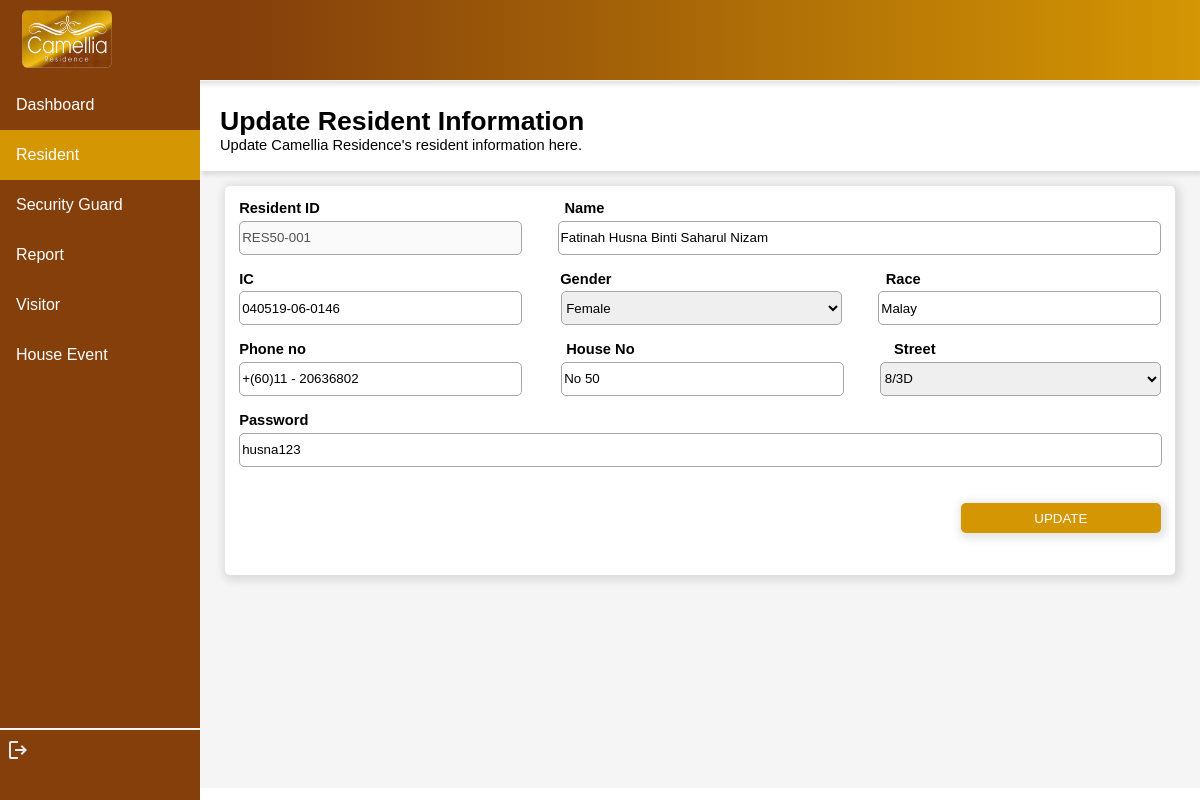
Screenshot of /camelliaresidence/adminresident/updateresident/AD-01/RES50-001 with the database file from the repository.
### residentialvisitor/models.py (models this page shows)
class Resident(models.Model):
    resID = models.CharField(max_length=10, primary_key=True)
    resName = models.TextField(max_length=255)
    resIC = models.CharField(max_length=14)
    resGender = models.TextField(max_length=6)
    resRace = models.TextField(max_length=20)
    resPhoneno = models.CharField(max_length=20)
    houseNo = models.CharField(max_length=6)
    street = models.CharField(max_length=30)
    address = models.CharField(max_length=255)
    resPassword = models.CharField(max_length=10)

### residentialvisitor/views.py (the view, shortened to what this page needs)
# urls.py: path('adminresident/updateresident/<str:adminID>/<str:resID>', views.adminupdate_resident, name='adminupdate_resident'),
def adminupdate_resident(request, adminID, resID):
    if request.method == "GET":
        myadmin = Admin.objects.get(adminID=adminID)
        myresident = Resident.objects.get(resID=resID)
        dict = {
            'myadmin':myadmin,
            'myresident':myresident
        }
        return render(request, 'adminupdate_resident.html', dict)

### residentialvisitor/templates/adminupdate_resident.html (shortened to what this page needs)
<!DOCTYPE html>
<html lang="en">
<head>
</head>
<body>
    {% load static %}
    <header>
        <img src="{% static 'logo.png' %}" alt="" width="90px" height="58px" style="float: left; margin-left: 1%;">
    </header>
    <div class="sidenav">
        <div class="sidenav">
            <a href="{% url 'admin_dashboard' myadmin.adminID %}" id="page">Dashboard</a>
            <a href="{% url 'admin_resident' myadmin.adminID %}" class="active" id="page">Resident</a>
            <a href="{% url 'admin_guard' myadmin.adminID %}" id="page">Security Guard</a>
            <a href="{% url 'admin_report' myadmin.adminID %}" id="page">Report</a>
            <a href="{% url 'admin_visitor' myadmin.adminID %}" id="page">Visitor</a>
            <a href="{% url 'admin_event' myadmin.adminID %}" id="page">House Event</a>
            <br>
            <hr>
            <a href="{% url 'guard_login' %}" style="margin-left: 3%;"><svg xmlns="http://www.w3.org/2000/svg" height="24px" viewBox="0 -960 960 960" width="24px" fill="#e8eaed"><path d="M200-120q-33 0-56.5-23.5T120-200v-560q0-33 23.5-56.5T200-840h280v80H200v560h280v80H200Zm440-160-55-58 102-102H360v-80h327L585-622l55-58 200 200-200 200Z"/></svg></a>
        </div>
    </div>
    <div class="content">
        <div id="title">
            <p><span style="font-size: 20pt; font-weight: bold;">Update Resident Information<br></span>Update Camellia Residence's resident information here.</p>
        </div>
        <div style="margin: 1%; justify-content: center; height: max-content;">
            <div class="info" style="height: 370px;">
                <form action="" method="post" style="font-weight: bold; padding: 0.5%;">
                    <span style="margin-right: 26.1%;">Resident ID</span> Name <br>
                    <input type="text" name="resID" maxlength="10" required style="width: 30%; margin-right: 3.85%;" value="{{myresident.resID}}" disabled>
                    <input type="text" name="resName" required style="width: 64.8%; float: right;" value="{{myresident.resName}}"><br><br>
                    <span style="margin-right: 32.8%;">IC</span> <span style="margin-right: 29.3%;">Gender</span> Race <br>
                    <input type="text"  name="resIC" required style="width: 30%; margin-right: 3.85%;" value="{{myresident.resIC}}">
                    <select name="resGender" required style="width: 30.5%; height: 34px; margin-right: 3.85%;">
                        <option value="{{myresident.resGender}}">{{myresident.resGender}}</option>
                    </select>
                    <input type="text" name="resRace" required style="width: 30%; float: right;" value="{{myresident.resRace}}"><br><br>
                    <span style="margin-right: 27.8%;">Phone no</span> <span style="margin-right: 27.7%;">House No</span> Street <br>
                    <input type="text" name="resPhoneno" required style="width: 30%; margin-right: 3.85%;" value="{{myresident.resPhoneno}}">
                    <input type="text" name="houseNo" required style="width: 30%; margin-right: 3.85%;" value="{{myresident.houseNo}}">
                    <select name="street" required style="width: 30.5%; float: right; height: 34px;">
                        <option value="{{myresident.street}}">{{myresident.street}}</option>
                    </select><br><br>
                    Password <br><input type="text" name="resPassword" maxlength="10" required style="width: 99.5%;" value="{{myresident.resPassword}}"><br><br><br>
                    <input type="submit" value="UPDATE" id="submitbut">
                </form>
        </div>
    </div>
</body>
</html>

### residentialvisitor/templates/adminupdate_resident.html (style rules this page uses)
body { margin: 0%; top: 0; font-family: Verdana, Geneva, Tahoma, sans-serif; }
header { background-image: linear-gradient(270deg, rgba(212, 150, 3, 1) 0%, rgba(132, 63, 11, 1) 80%); height: 70px; border-bottom: 1px solid whitesmoke; padding-top: 10px; padding-left: 10px; top: 0; position: sticky; background-color: white; box-shadow: 2px 4px 4px rgba(0, 0, 0, 0.1); }
.sidenav { height: 100%; width: 200px; position: fixed; z-index: 1; top: 80px; left: 0; background-color: #843F0B; overflow-x: hidden; }
.sidenav #page { display: block; color: white; padding: 16px; text-decoration: none; }
.sidenav #page.active { background-color: #d49603; color: white; }
div.content { margin-left: 200px; height: 707px; background-color: whitesmoke; font-size: 11pt; }
#title { background-color: white; box-shadow: 2px 4px 4px rgba(0, 0, 0, 0.1); height: 80px; padding-left: 2%; padding-top: 1%; }
.info { background-color: white; box-shadow: 2px 2px 8px 4px rgba(0, 0, 0, 0.1); border-radius: 5px; padding: 1%; margin: 1.5%; }
hr { border: 0.5px solid whitesmoke; margin-top: 330px; }
input,textarea,select:hover { cursor: pointer; }
input,textarea,select { height: 30px; border-radius: 5px; border: 1px solid #a6a6a6; margin-top: 0.5%; }
#submitbut { float: right; width: 200px; height: 30px; border-radius: 5px; box-shadow: 2px 2px 8px 4px rgba(0, 0, 0, 0.1); border: 0; background-color: #d49603; color: white; }

### rows the page displays
Resident: resID "RES50-001", resName "Fatinah Husna Binti Saharul Nizam", resIC "040519-06-0146", resGender "Female", resRace "Malay", resPhoneno "+(60)11 - 20636802", houseNo "No 50", street "8/3D", resPassword "husna123"
